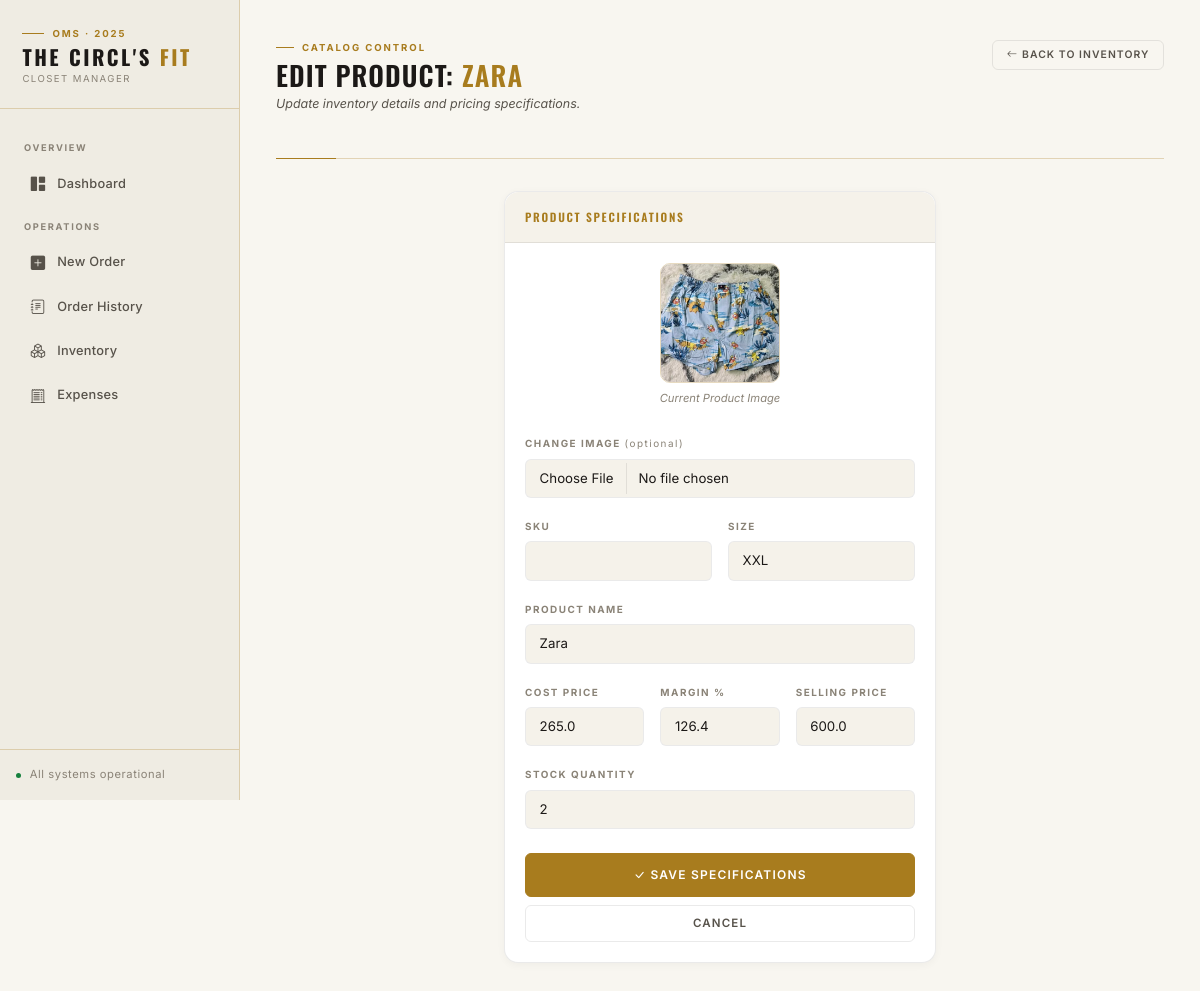
/edit_product/1294, run on the app's committed database.
### app.py (models this page shows)
class Product(db.Model):
    id = db.Column(db.Integer, primary_key=True)
    sku = db.Column(db.String(50), unique=True, nullable=True)
    name = db.Column(db.String(100), nullable=False)
    size = db.Column(db.String(10), nullable=False)
    cost_price = db.Column(db.Float, default=0.0)
    price = db.Column(db.Float, nullable=False)
    stock = db.Column(db.Integer, default=0)
    image = db.Column(db.String(100), nullable=True)

### app.py (the view, shortened to what this page needs)
@app.route('/edit_product/<int:id>', methods=['GET', 'POST'])
def edit_product(id):
    product = Product.query.get_or_404(id)
    return render_template('edit_product.html', p=product)

### templates/edit_product.html (shortened to what this page needs)
{% extends "layout.html" %}
{% block content %}
<div class="page-header">
    <div>
        <div class="page-header-eyebrow">
            <div class="page-header-eyebrow-line"></div>
            <span class="page-header-eyebrow-text">Catalog Control</span>
        </div>
        <h1>Edit Product: <span class="gold">{{ p.name }}</span></h1>
        <p class="page-header-sub">Update inventory details and pricing specifications.</p>
    </div>
    <a href="/inventory" class="btn btn-outline-secondary btn-sm">
        <i class="bi bi-arrow-left me-1"></i>Back to Inventory
    </a>
</div>
<div class="row justify-content-center">
    <div class="col-md-7 col-lg-6">
        <div class="card">
            <div class="card-header">Product Specifications</div>
            <div class="card-body">
                <form method="POST" enctype="multipart/form-data">
                    {% if p.image %}
                    <div class="text-center mb-4">
                        <img src="{{ url_for('static', filename='uploads/' + p.image) }}"
                             style="width: 120px; height: 120px; object-fit: cover; border-radius: var(--r-md); border: 1px solid var(--line);">
                        <div style="font-size: 0.7rem; color: var(--text-tertiary); margin-top: 0.4rem; font-style: italic;">Current Product Image</div>
                    </div>
                    {% endif %}
                    <div class="mb-3">
                        <label class="form-label">Change Image <span style="text-transform: none; font-weight: 400; color: var(--text-tertiary);">(optional)</span></label>
                        <input type="file" name="image" class="form-control" accept="image/*">
                    </div>
                    <div class="row mb-3 g-3">
                        <div class="col">
                            <label class="form-label">SKU</label>
                            <input type="text" name="sku" class="form-control" value="{{ p.sku if p.sku else '' }}">
                        </div>
                        <div class="col">
                            <label class="form-label">Size</label>
                            <input type="text" name="size" class="form-control" value="{{ p.size }}" required>
                        </div>
                    </div>
                    <div class="mb-3">
                        <label class="form-label">Product Name</label>
                        <input type="text" name="name" class="form-control" value="{{ p.name }}" required>
                    </div>
                    <div class="row mb-3 g-3">
                        <div class="col-4">
                            <label class="form-label">Cost Price</label>
                            <input type="number" name="cost_price" id="costPriceInput" class="form-control" step="0.01" value="{{ p.cost_price }}" required>
                        </div>
                        <div class="col-4">
                            <label class="form-label">Margin %</label>
                            <input type="number" id="profitMarginInput" class="form-control" placeholder="%" step="0.1">
                        </div>
                        <div class="col-4">
                            <label class="form-label">Selling Price</label>
                            <input type="number" name="price" id="sellingPriceInput" class="form-control" step="0.01" value="{{ p.price }}" required>
                        </div>
                    </div>
                    <div class="mb-4">
                        <label class="form-label">Stock Quantity</label>
                        <input type="number" name="stock" class="form-control" value="{{ p.stock }}" required>
                    </div>
                    <div class="d-grid gap-2">
                        <button type="submit" class="btn btn-primary btn-lg">
                            <i class="bi bi-check-lg me-1"></i>Save Specifications
                        </button>
                        <a href="/inventory" class="btn btn-outline-secondary">Cancel</a>
                    </div>
                </form>
            </div>
        </div>
    </div>
</div>
{% endblock %}

### data on the page
Product: name "ZARA", image (picture), size "XXL", name "Zara", cost_price "265.0", price "600.0", stock "2"
